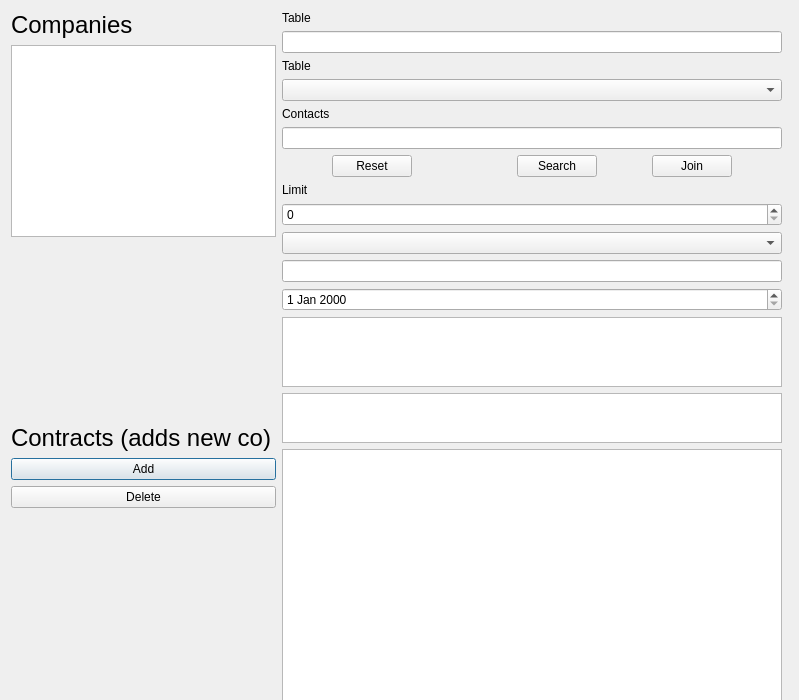
<?xml version="1.0" encoding="UTF-8"?>
<ui version="4.0">
 <class>Dialog</class>
 <widget class="QDialog" name="Dialog">
  <property name="geometry">
   <rect>
    <x>0</x>
    <y>0</y>
    <width>799</width>
    <height>700</height>
   </rect>
  </property>
  <property name="sizePolicy">
   <sizepolicy hsizetype="Expanding" vsizetype="Expanding">
    <horstretch>0</horstretch>
    <verstretch>0</verstretch>
   </sizepolicy>
  </property>
  <property name="minimumSize">
   <size>
    <width>0</width>
    <height>700</height>
   </size>
  </property>
  <property name="windowTitle">
   <string>Dialog</string>
  </property>
  <layout class="QGridLayout" name="gridLayout">
   <item row="0" column="0">
    <layout class="QHBoxLayout" name="horizontalLayout_2">
     <item>
      <layout class="QVBoxLayout" name="verticalLayout_5">
       <item>
        <widget class="QLabel" name="label_5">
         <property name="font">
          <font>
           <pointsize>18</pointsize>
          </font>
         </property>
         <property name="text">
          <string>Companies</string>
         </property>
        </widget>
       </item>
       <item>
        <widget class="QTreeView" name="treeView">
         <property name="sizeIncrement">
          <size>
           <width>50</width>
           <height>50</height>
          </size>
         </property>
         <attribute name="headerVisible">
          <bool>false</bool>
         </attribute>
        </widget>
       </item>
       <item>
        <spacer name="verticalSpacer">
         <property name="orientation">
          <enum>Qt::Vertical</enum>
         </property>
         <property name="sizeHint" stdset="0">
          <size>
           <width>20</width>
           <height>40</height>
          </size>
         </property>
        </spacer>
       </item>
       <item>
        <widget class="QLabel" name="label_6">
         <property name="font">
          <font>
           <pointsize>18</pointsize>
          </font>
         </property>
         <property name="text">
          <string>Contracts (adds new co)</string>
         </property>
        </widget>
       </item>
       <item>
        <widget class="QPushButton" name="pushButton_3">
         <property name="text">
          <string>Add</string>
         </property>
        </widget>
       </item>
       <item>
        <widget class="QPushButton" name="delete_2">
         <property name="text">
          <string>Delete</string>
         </property>
        </widget>
       </item>
       <item>
        <spacer name="verticalSpacer_2">
         <property name="orientation">
          <enum>Qt::Vertical</enum>
         </property>
         <property name="sizeHint" stdset="0">
          <size>
           <width>20</width>
           <height>40</height>
          </size>
         </property>
        </spacer>
       </item>
      </layout>
     </item>
     <item>
      <layout class="QVBoxLayout" name="verticalLayout">
       <item>
        <widget class="QLabel" name="label_3">
         <property name="text">
          <string>Table</string>
         </property>
        </widget>
       </item>
       <item>
        <widget class="QLineEdit" name="lineEdit_3">
         <property name="text">
          <string/>
         </property>
        </widget>
       </item>
       <item>
        <widget class="QLabel" name="label_2">
         <property name="text">
          <string>Table </string>
         </property>
        </widget>
       </item>
       <item>
        <widget class="QComboBox" name="comboBox"/>
       </item>
       <item>
        <widget class="QLabel" name="label">
         <property name="text">
          <string>Contacts</string>
         </property>
        </widget>
       </item>
       <item>
        <widget class="QLineEdit" name="lineEdit_2">
         <property name="text">
          <string/>
         </property>
        </widget>
       </item>
       <item>
        <layout class="QHBoxLayout" name="horizontalLayout">
         <item>
          <spacer name="horizontalSpacer">
           <property name="orientation">
            <enum>Qt::Horizontal</enum>
           </property>
           <property name="sizeHint" stdset="0">
            <size>
             <width>40</width>
             <height>20</height>
            </size>
           </property>
          </spacer>
         </item>
         <item>
          <widget class="QPushButton" name="pushButton_2">
           <property name="text">
            <string>Reset</string>
           </property>
          </widget>
         </item>
         <item>
          <spacer name="horizontalSpacer_3">
           <property name="orientation">
            <enum>Qt::Horizontal</enum>
           </property>
           <property name="sizeHint" stdset="0">
            <size>
             <width>40</width>
             <height>20</height>
            </size>
           </property>
          </spacer>
         </item>
         <item>
          <spacer name="horizontalSpacer_4">
           <property name="orientation">
            <enum>Qt::Horizontal</enum>
           </property>
           <property name="sizeHint" stdset="0">
            <size>
             <width>40</width>
             <height>20</height>
            </size>
           </property>
          </spacer>
         </item>
         <item>
          <widget class="QPushButton" name="pushButton">
           <property name="text">
            <string>Search</string>
           </property>
          </widget>
         </item>
         <item>
          <spacer name="horizontalSpacer_2">
           <property name="orientation">
            <enum>Qt::Horizontal</enum>
           </property>
           <property name="sizeHint" stdset="0">
            <size>
             <width>40</width>
             <height>20</height>
            </size>
           </property>
          </spacer>
         </item>
         <item>
          <widget class="QPushButton" name="pushButton_4">
           <property name="text">
            <string>Join</string>
           </property>
          </widget>
         </item>
         <item>
          <spacer name="horizontalSpacer_5">
           <property name="orientation">
            <enum>Qt::Horizontal</enum>
           </property>
           <property name="sizeHint" stdset="0">
            <size>
             <width>40</width>
             <height>20</height>
            </size>
           </property>
          </spacer>
         </item>
        </layout>
       </item>
       <item>
        <widget class="QLabel" name="label_4">
         <property name="text">
          <string>Limit</string>
         </property>
        </widget>
       </item>
       <item>
        <widget class="QSpinBox" name="spinBox">
         <property name="maximum">
          <number>999</number>
         </property>
         <property name="displayIntegerBase">
          <number>10</number>
         </property>
        </widget>
       </item>
       <item>
        <widget class="QComboBox" name="comboBox_2"/>
       </item>
       <item>
        <widget class="QLineEdit" name="lineEdit">
         <property name="text">
          <string/>
         </property>
        </widget>
       </item>
       <item>
        <widget class="QDateEdit" name="dateEdit"/>
       </item>
       <item>
        <widget class="QTreeView" name="treeView_2"/>
       </item>
       <item>
        <widget class="QTableView" name="tableView">
         <property name="minimumSize">
          <size>
           <width>0</width>
           <height>50</height>
          </size>
         </property>
         <property name="maximumSize">
          <size>
           <width>16777215</width>
           <height>50</height>
          </size>
         </property>
        </widget>
       </item>
       <item>
        <widget class="QTextEdit" name="textEdit">
         <property name="minimumSize">
          <size>
           <width>500</width>
           <height>1000</height>
          </size>
         </property>
         <property name="sizeIncrement">
          <size>
           <width>50</width>
           <height>50</height>
          </size>
         </property>
        </widget>
       </item>
      </layout>
     </item>
     <item>
      <widget class="Line" name="line">
       <property name="orientation">
        <enum>Qt::Horizontal</enum>
       </property>
      </widget>
     </item>
    </layout>
   </item>
  </layout>
 </widget>
 <resources/>
 <connections/>
</ui>
